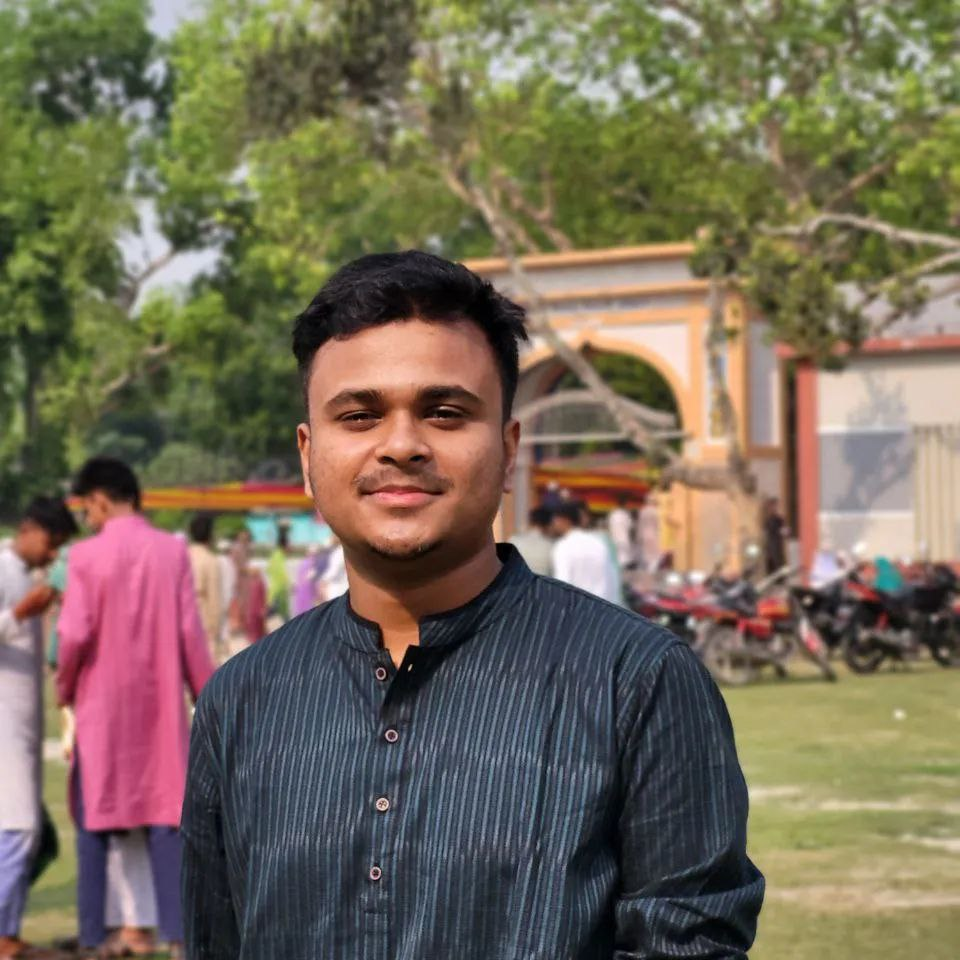
#> input picture shakib2.jpg, 960 x 960 px
$ python screendetection.py
#> lines starting #> are read from the running program, lines starting #| are printed output that depends on the picture; after the words box and inside, x2 and y2 are one past the last pixel; in counts of white or black regions, pixels touching at a corner belong together
import cv2
import numpy as np
from sklearn.cluster import KMeans
import matplotlib.pyplot as plt

def display_image(image, title="Image"):
    """Display an image using Matplotlib."""
    plt.imshow(image, cmap='gray' if len(image.shape) == 2 else None)
    plt.axis('off')
    plt.title(title)
    plt.show()

def skin_detection_kmeans(image_path, k_clusters=2):
    # Load the image and convert from BGR (OpenCV format) to RGB
#> called with image_path = 'shakib2.jpg', k_clusters = 2
    image = cv2.imread(image_path)
#> image is the input picture: shape (960, 960, 3); mean B, G, R 88.4, 107.2, 118.1
    image = cv2.cvtColor(image, cv2.COLOR_BGR2RGB)

    # Resize for faster processing
    resized_image = cv2.resize(image, (300, 300))

    # Convert from RGB to HSV for better color separation
    hsv_image = cv2.cvtColor(resized_image, cv2.COLOR_RGB2HSV)
#> hsv_image: shape (300, 300, 3); mean H, S, V 57.7, 91.1, 125.6

    # Reshape for clustering
    pixels = hsv_image.reshape((-1, 3))

    # Apply K-Means clustering
    kmeans = KMeans(n_clusters=k_clusters, random_state=42)
    kmeans.fit(pixels)

    # Extract labels and centroids
    labels = kmeans.labels_
    centers = kmeans.cluster_centers_

    # Reshape labels back to image dimensions
    segmented_image = labels.reshape(resized_image.shape[:2])

    # Analyze cluster centroids to find the skin cluster
    skin_cluster_index = np.argmin(np.linalg.norm(centers - np.array([160, 100, 80]), axis=1))  # Approximate skin HSV

    # Create binary mask
    mask = (segmented_image == skin_cluster_index).astype(np.uint8) * 255

    # Refine the mask using morphological operations
    kernel = np.ones((5, 5), np.uint8)
    refined_mask = cv2.morphologyEx(mask, cv2.MORPH_CLOSE, kernel)
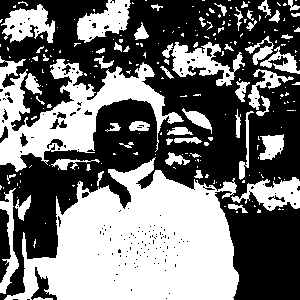
#> mask: shape (300, 300); 45.2% white; 223 white regions (165 under 20 px), largest, box (x1, y1, x2, y2) and area: (4, 157, 239, 300) 20991, (0, 56, 184, 172) 7729, (171, 42, 245, 86) 1429

    # Apply the mask to the original image
    skin_detected_image = cv2.bitwise_and(resized_image, resized_image, mask=refined_mask)
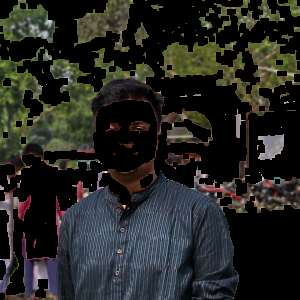
#> skin_detected_image: shape (300, 300, 3); mean R, G, B 36.9, 37.6, 33.7

    # Display results
    display_image(resized_image, "Original Image")
    display_image(refined_mask, "Refined Skin Mask (Binary)")
#> call 2 of display_image, with title = 'Refined Skin Mask (Binary)'
#> in display_image (call 2), `plt.show()`:
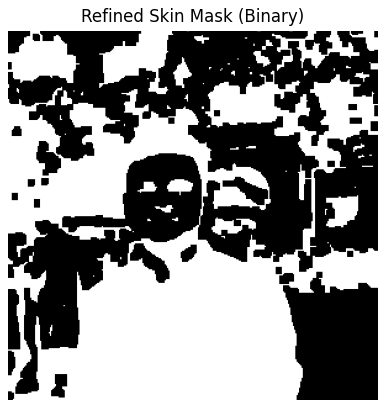
#> figure drawn by matplotlib, 1 panel
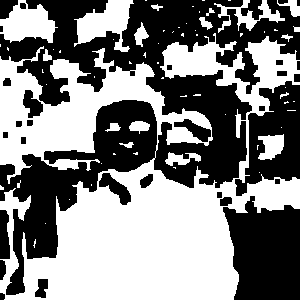
#> refined_mask: shape (300, 300); 51.1% white; 31 black regions (2 under 20 px), largest, box (x1, y1, x2, y2) and area: (0, 0, 300, 295) 30627, (223, 196, 300, 300) 6199, (235, 81, 300, 196) 4022
    display_image(skin_detected_image, "Detected Skin Regions")

# Test with your image
skin_detection_kmeans("shakib2.jpg")
